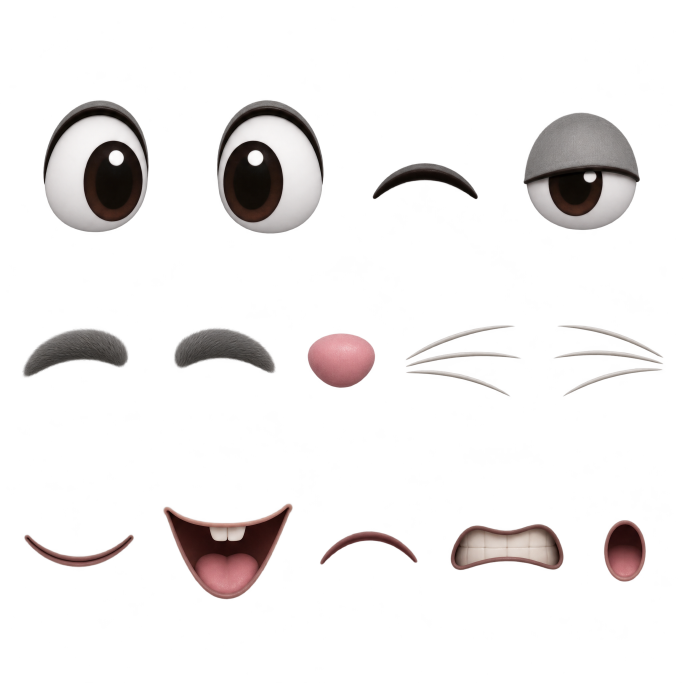
#> input picture maskota-rive/izvor/lice2.png, 2048 x 2048 px, given in place of telo2.png, which was not available (shown at 1/3 size)
$ python iseci.py
#> lines starting #> are read from the running program, lines starting #| are printed output that depends on the picture; after the words box and inside, x2 and y2 are one past the last pixel; in counts of white or black regions, pixels touching at a corner belong together
# Seče Higgsfield table (izvor/telo2.png, izvor/lice2.png; prva verzija bez broja je ostala kao arhiva) u zasebne providne PNG-ove za Rive (delovi/).
# Delovi se nalaze po providnosti: blago proširena maska spaja bliske komade (npr. tri brka), pa se iseca okvir.
import sys
from pathlib import Path
from PIL import Image
import numpy as np
from scipy import ndimage

OVDE = Path(__file__).parent
# Imena po redu čitanja (red po red, sleva nadesno)
IMENA = {
    'telo': ['glava', 'uvo_l', 'uvo_d', 'trup', 'marama', 'ruka_l', 'ruka_d', 'noga_l', 'noga_d', 'rep'],
    'lice': ['oko_l', 'oko_d', 'oko_zatvoreno', 'oko_pospano',
             'obrva_l', 'obrva_d', 'nos', 'brkovi_l', 'brkovi_d',
             'usta_osmeh', 'usta_srecna', 'usta_tuzna', 'usta_ljuta', 'usta_o'],
}
PRAG, SIRENJE, RED = 40, 10, 150  # alfa prag, px širenja maske, visina "reda" za sortiranje (za tablu od 1024 px; množi se razmerom)


def iseci(tabla: str) -> None:
#> called with tabla = 'telo'
    slika = Image.open(OVDE / 'izvor' / f'{tabla}2.png').convert('RGBA')
#> slika is the input picture: PIL image 2048x2048 RGBA; mean R, G, B, A 46.7, 40.2, 39.1, 32.1
    k = slika.width // 1024
#> k = 2
    alfa = np.array(slika)[:, :, 3]
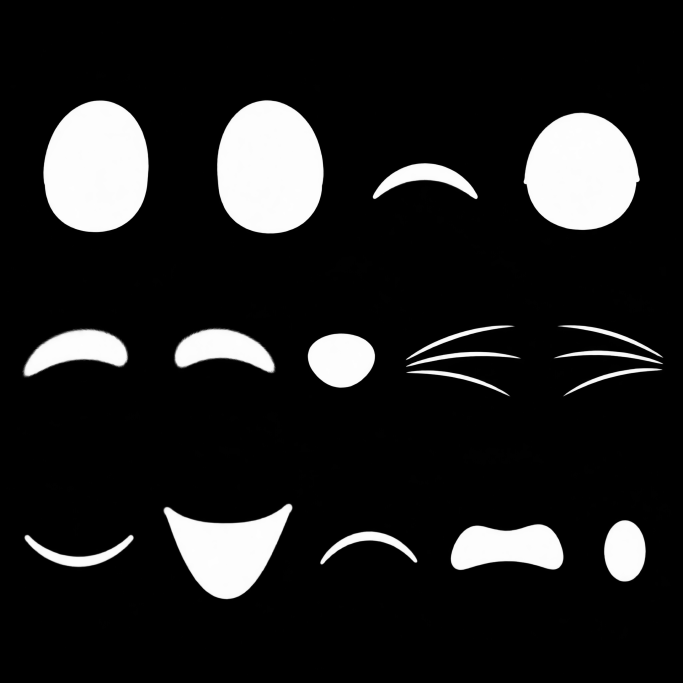
#> alfa: shape (2048, 2048) (shown at 1/3 size); min 0, max 254, mean 32.1
    maska = ndimage.binary_dilation(alfa > PRAG, iterations=SIRENJE * k)
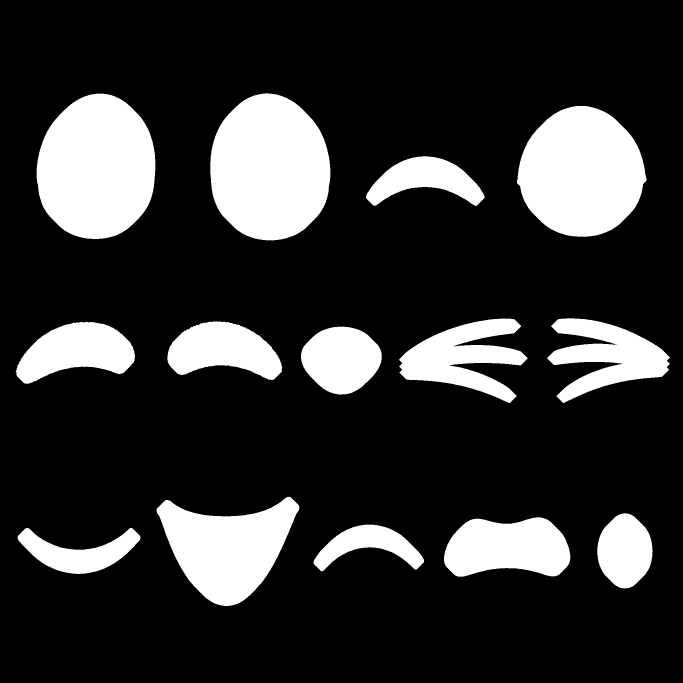
#> maska: shape (2048, 2048) bool (shown at 1/3 size); 19.4% white; 14 white regions, largest, box (x1, y1, x2, y2) and area: (631, 280, 991, 721) 125206, (110, 281, 466, 717) 122283, (1551, 318, 1940, 710) 114494
    oznake, _ = ndimage.label(maska)
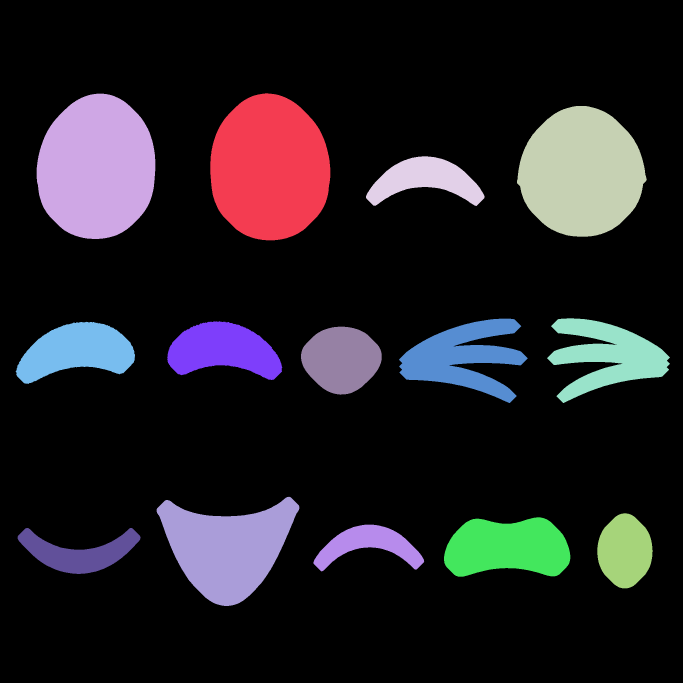
#> oznake: shape (2048, 2048) int32 (shown at 1/3 size); 15 distinct labels, from 0 to 14; one colour per label, 0 black
    okviri = [o for o in ndimage.find_objects(oznake) if (o[0].stop - o[0].start) * (o[1].stop - o[1].start) > 1500 * k * k]
#> okviri = 14 items
    okviri.sort(key=lambda o: (((o[0].start + o[0].stop) // 2) // (RED * k), o[1].start))
    imena = IMENA[tabla]
#> (the run stopped early here; a loop or call above may not have finished)
